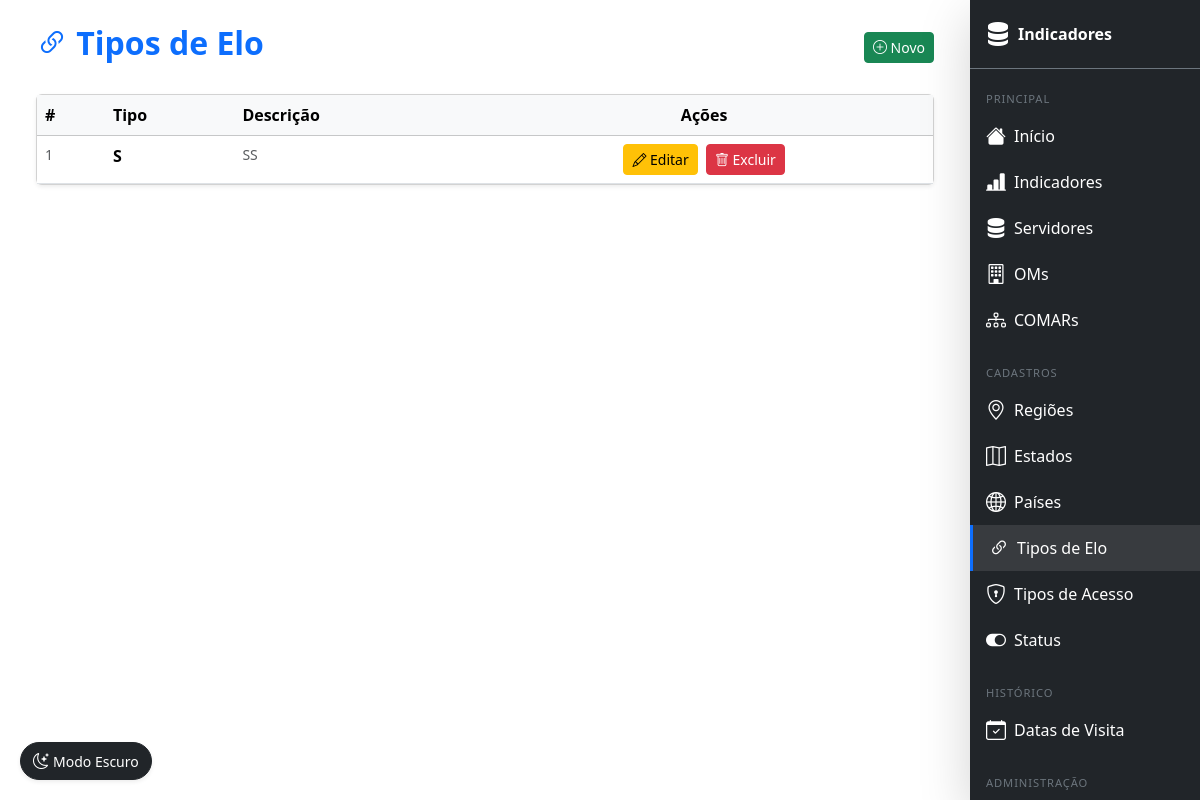
The app's page /tipo-elo/ (signed in) with its own data.
### indicadores/models.py (models this page shows, shortened)
class TipoElo(models.Model):
    tipo = models.CharField(max_length=100)
    descricao = models.TextField(blank=True, null=True)

### indicadores/views/views_tipo_elo.py (the view)
# urls.py: path('tipo-elo/',                     lr(views.tipo_elo_list),   name='tipo_elo_list'),
def tipo_elo_list(request):
    return render(request, 'tipo_elo/list.html', {'objetos': TipoElo.objects.all()})

### templates/tipo_elo/list.html (shortened to what this page needs)
{% extends 'base.html' %}
{% block content %}
<div class="container mt-4">
    <div class="d-flex justify-content-between align-items-center mb-4">
        <h2 class="fw-bold text-primary"><i class="bi bi-link-45deg"></i> Tipos de Elo</h2>
        <a href="{% url 'ind:tipo_elo_create' %}" class="btn btn-success btn-sm">
            <i class="bi bi-plus-circle"></i> Novo
        </a>
    </div>
    <div class="card shadow-sm">
        <div class="table-responsive">
            <table class="table table-hover mb-0">
                <thead class="table-light">
                    <tr><th>#</th><th>Tipo</th><th>Descrição</th><th class="text-center">Ações</th></tr>
                </thead>
                <tbody>
                    {% for obj in objetos %}
                    <tr>
                        <td class="text-muted small">{{ obj.pk }}</td>
                        <td><strong>{{ obj.tipo }}</strong></td>
                        <td class="text-muted small">{{ obj.descricao|default:"-" }}</td>
                        <td class="text-center">
                            <a href="{% url 'ind:tipo_elo_update' obj.pk %}" class="btn btn-sm btn-warning me-1"><i class="bi bi-pencil"></i> Editar</a>
                            <a href="{% url 'ind:tipo_elo_delete' obj.pk %}" class="btn btn-sm btn-danger"><i class="bi bi-trash"></i> Excluir</a>
                        </td>
                    </tr>
                    {% empty %}
                    <tr><td colspan="4" class="text-center text-muted py-4"><i class="bi bi-inbox fs-4 d-block mb-2"></i>Nenhum registro.</td></tr>
                    {% endfor %}
                </tbody>
            </table>
        </div>
    </div>
</div>
{% endblock %}

### templates/base.html (style rules this page uses)
@media (min-width: 992px) { body { padding-right: 230px; } }

### records on screen
TipoElo: pk "1", tipo "S", descricao "SS"
